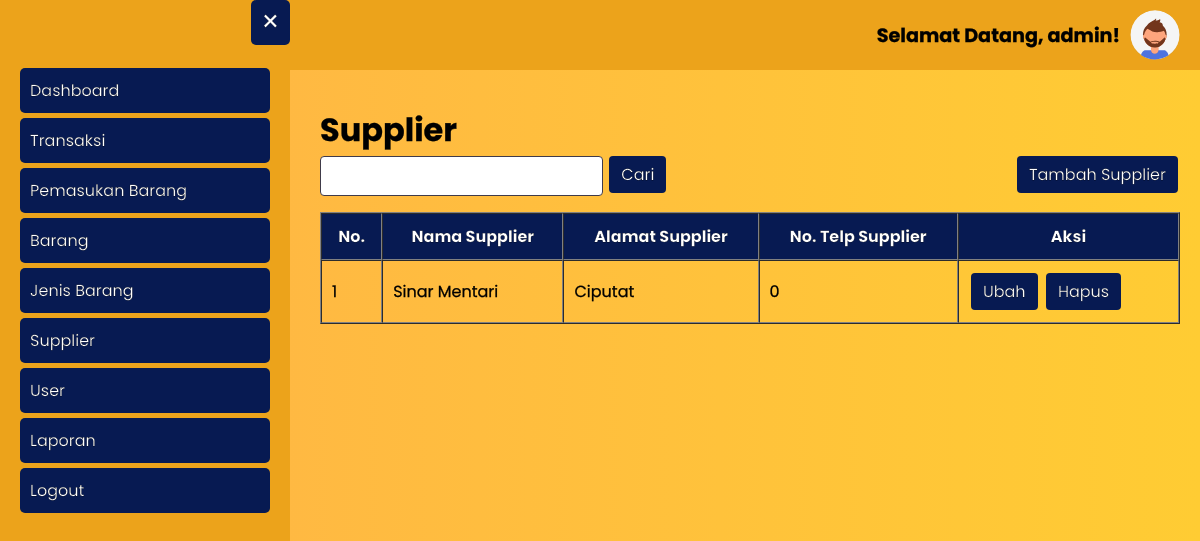
The app's page /supplier/supplier.php (signed in), older data.
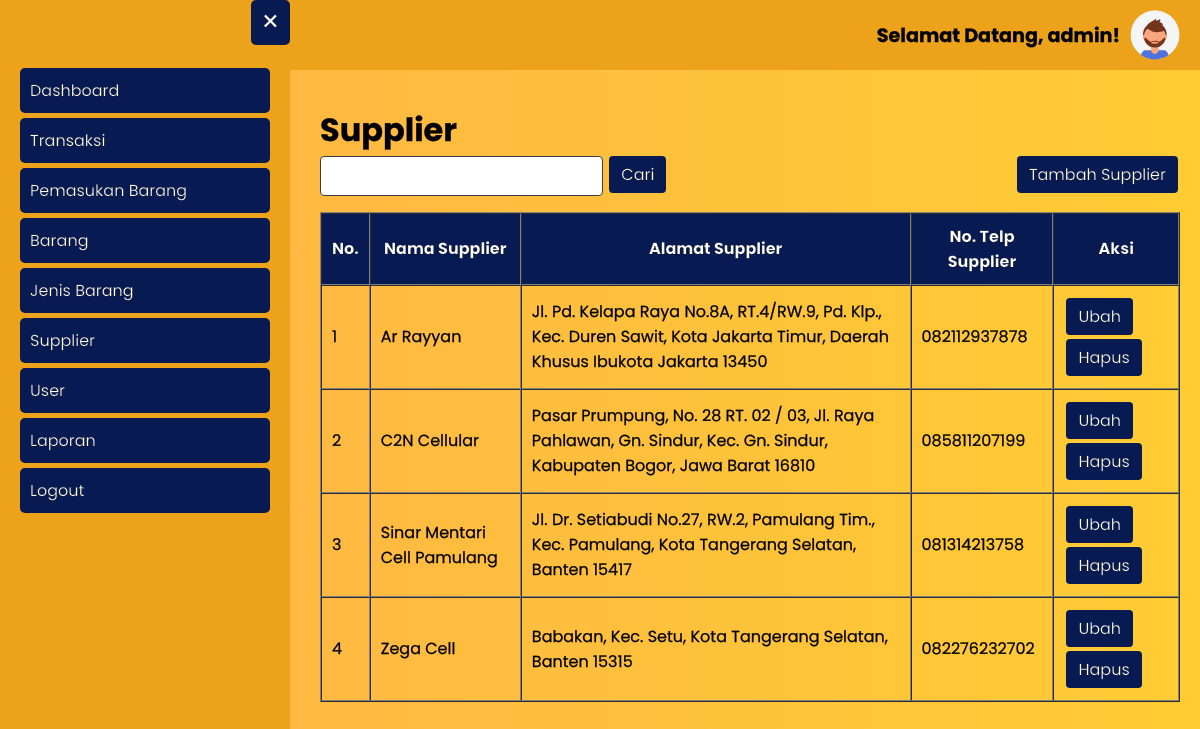
The same page, newer data.
### tables this page shows
CREATE TABLE `user` (
  `id_user` int(11) NOT NULL,
  `username` varchar(20) NOT NULL,
  `password` varchar(300) NOT NULL,
  `hak_akses` enum('administrator','operator') NOT NULL,
  `nama_lengkap` varchar(50) NOT NULL,
  `no_telp_user` varchar(20) NOT NULL
);

CREATE TABLE `supplier` (
  `id_supplier` int(11) NOT NULL,
  `nama_supplier` varchar(50) NOT NULL,
  `alamat_supplier` text NOT NULL,
  `no_telp_supplier` varchar(20) NOT NULL
);

### supplier/supplier.php (the view, shortened to what this page needs)
<?php
require_once '../koneksi.php';
$supplier = mysqli_query($koneksi, "SELECT * FROM supplier ORDER BY nama_supplier ASC");
$id_user = htmlspecialchars($_SESSION['id_user']);
$data_profile = mysqli_fetch_assoc(mysqli_query($koneksi, "SELECT * FROM user WHERE id_user = '$id_user'"));
?>
<html>
<head>
	<?php include_once '../include/head.php'; ?>
</head>
<body class="bg-gradient">
    <?php include_once '../include/topbar.php' ?>
	<?php include_once '../include/sidebar.php'; ?>
	<div class="main-content">
		<div class="my">
			<h1>Supplier</h1>
			<form method="get" class="inline-block form-cari-input">
				<input type="text" name="cari" value="<?= (isset($_GET['btnCari'])? $cari : ''); ?>">
				<button type="submit" class="btn" name="btnCari">Cari</button>
			</form>
			<a href="<?= BASE_URL; ?>supplier/tambah_supplier.php" class="btn float-right">Tambah Supplier</a>
			<table border="1" cellpadding="10" cellspacing="0">
				<thead class="thead">
					<tr>
						<th>No.</th>
						<th>Nama Supplier</th>
						<th>Alamat Supplier</th>
						<th>No. Telp Supplier</th>
						<?php if ($data_profile['hak_akses'] == 'administrator'): ?>
							<th>Aksi</th>
						<?php endif ?>
					</tr>
				</thead>
				<tbody>
					<?php $i = 1; ?>
					<?php foreach ($supplier as $ds): ?>
						<tr>
							<td><?= $i++; ?></td>
							<td><?= $ds['nama_supplier']; ?></td>
							<td><?= $ds['alamat_supplier']; ?></td>
							<td><?= $ds['no_telp_supplier']; ?></td>
							<?php if ($data_profile['hak_akses'] == 'administrator'): ?>
								<td>
									<a href="ubah_supplier.php?id_supplier=<?= $ds['id_supplier']; ?>" class="btn">Ubah</a>
									<a onclick="return confirm('Apakah Anda yakin ingin menghapus supplier <?= $ds['nama_supplier']; ?>?')" href="hapus_supplier.php?id_supplier=<?= $ds['id_supplier']; ?>" class="btn">Hapus</a>
								</td>
							<?php endif ?>
						</tr>
					<?php endforeach ?>
				</tbody>
			</table>
		</div>
	</div>
</body>
</html>

### include/head.php (shortened to what this page needs)
<link rel="stylesheet" href="<?= BASE_URL; ?>assets/style.css">

### include/topbar.php
<button class="open-btn">&#9776;</button>
<div class="topbar">
	<h1>Selamat Datang, <?= $data_profile['username']; ?>!</h1>
	<a href="<?= BASE_URL; ?>user/profile.php">
		<img src="<?= BASE_URL; ?>assets/img/profile_pic.svg" alt="Profile Picture">
	</a>
</div>

### include/sidebar.php
<div class="sidebar">
	<button class="close-btn">&times;</button>
	<ul>
		<li>
			<a href="<?= BASE_URL; ?>index.php">Dashboard</a>
		</li>
		<li>
			<a href="<?= BASE_URL; ?>transaksi/transaksi.php">Transaksi</a>
		</li>
		<li>
			<a href="<?= BASE_URL; ?>pemasukan_barang/pemasukan_barang.php">Pemasukan Barang</a>
		</li>
		<li>
			<a href="<?= BASE_URL; ?>barang/barang.php">Barang</a>
		</li>
		<li>
			<a href="<?= BASE_URL; ?>jenis_barang/jenis_barang.php">Jenis Barang</a>
		</li>
		<li>
			<a href="<?= BASE_URL; ?>supplier/supplier.php">Supplier</a>
		</li>
		<li>
			<a href="<?= BASE_URL; ?>user/user.php">User</a>
		</li>
		<li>
			<a href="<?= BASE_URL; ?>laporan/laporan.php">Laporan</a>
		</li>
		<li>
			<a href="<?= BASE_URL; ?>logout.php">Logout</a>
		</li>
	</ul>
</div>

### assets/style.css (style rules this page uses)
* { font-family: 'Poppins', sans-serif; -webkit-text-stroke-width: .25px; -webkit-text-stroke-color: black; }
body { margin: 0; padding: 0; }
.bg-gradient { background: rgb(255,179,71); background: linear-gradient(90deg, rgba(255,179,71,1) 0%, rgba(255,204,51,1) 100%); }
.form-cari-input input { color: #495057; background-color: #fff; border: 1px solid #403B4A; border-radius: 0.25rem; padding: 0.55rem 0.75rem; }
.thead { background-color: #071a52; color: white; }
.my { margin: 1rem 0; }
.sidebar { position: fixed; top: 0; left: 0; width: 250px; height: 100%; background-color: #eca31b; padding: 20px; transition: all 0.3s ease-in-out; }
.sidebar ul { padding-left: 0; margin-left: 0; margin-top: 3rem; list-style: none; }
.sidebar ul li a { display: block; border-radius: 5px; padding: 10px; margin: 5px 0; text-decoration: none; color: white; background: #071a52; }
.main-content { margin-left: 300px; padding: 20px; transition: all 0.3s ease-in-out; }
.main-content h1 { padding: 0; margin: 0; }
.close-btn { position: absolute; top: 0; right: 0; font-size: 30px; padding: 0 10px; cursor: pointer; background: #071a52; border-radius: 5px; border: none; color: white; }
.open-btn { position: absolute; left: 10px; top: 10px; font-size: 30px; padding: 0 10px; cursor: pointer; border-radius: 5px; background: #071a52; border: none; color: white; }
.topbar { display: flex; justify-content: flex-end; align-items: center; background-color: #eca31b; padding: 10px 20px; }
.topbar img { height: 50px; width: 50px; border-radius: 50%; margin-left: 10px; margin-right: 0; }
.topbar h1 { font-size: 1.2em; margin: 0; }
.btn { margin: 2px; display: inline-block; font-size: 1rem; color: black; text-align: center; border: 1px solid black; padding: 0.375rem 0.75rem; border-radius: 0.25rem; text-decoration: none; cursor: pointer; background: #071a52; border: none; color: white; }
.inline-block { display: inline-block; }
.float-right { float: right; }
table { width: 100%; }

Row changes from the older to the newer data that the page shows:
added supplier: nama_supplier "Ar Rayyan", alamat_supplier "Jl. Pd. Kelapa Raya No.8A, RT.4/RW.9, Pd. Klp., Kec. Duren Sawit, Kota Jakarta Timur, Daerah Khusus Ibukota Jakarta 13450", no_telp_supplier "082112937878"
added supplier: nama_supplier "C2N Cellular", alamat_supplier "Pasar Prumpung, No. 28 RT. 02 / 03, Jl. Raya Pahlawan, Gn. Sindur, Kec. Gn. Sindur, Kabupaten Bogor, Jawa Barat 16810", no_telp_supplier "085811207199"
changed supplier: nama_supplier "Sinar Mentari" → "Sinar Mentari Cell Pamulang"; alamat_supplier "Ciputat" → "Jl. Dr. Setiabudi No.27, RW.2, Pamulang Tim., Kec. Pamulang, Kota Tangerang Selatan, Banten 15417"; no_telp_supplier "0" → "081314213758"
added supplier: nama_supplier "Zega Cell", alamat_supplier "Babakan, Kec. Setu, Kota Tangerang Selatan, Banten 15315", no_telp_supplier "082276232702"
